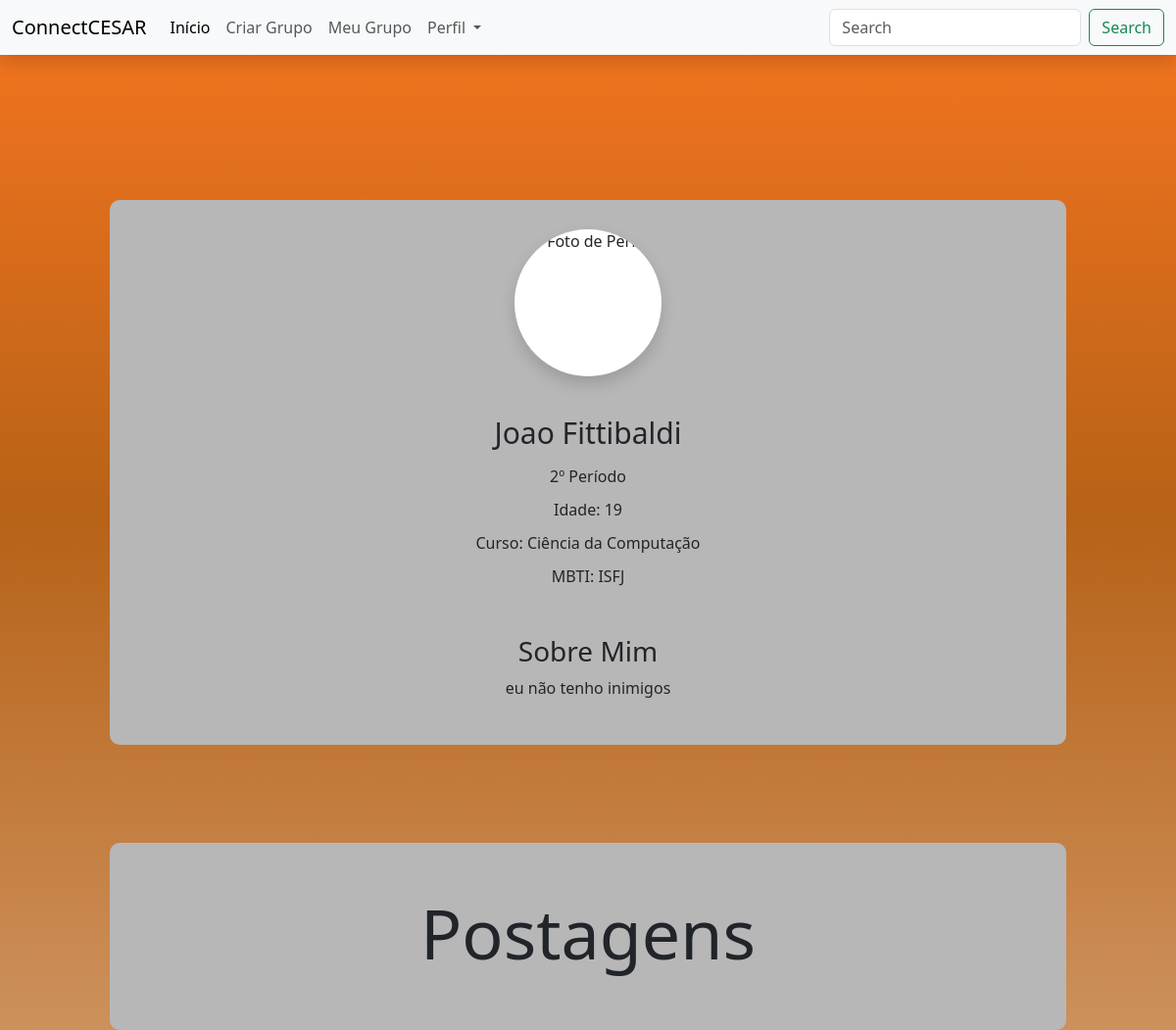
The page /acessarperfil/ (signed in) on the database its author committed.
### ccapp/models.py (models this page shows)
class Pessoa(models.Model):
    id_usuario = models.AutoField(primary_key=True)
    nome = models.TextField(max_length=255)
    email = models.TextField(max_length=255)
    senha = models.TextField(max_length=255)
    idade = models.IntegerField(null=True, blank=True)
    mbti = models.TextField(max_length=255, null=True, blank=True)
    periodo = models.TextField(max_length=255, null=True, blank=True)
    curso = models.TextField(max_length=255, null=True, blank=True)
    foto = models.ImageField(upload_to='perfil/', null=True, blank=True)
    descricao = models.TextField(null=True, blank=True)
    criado = models.DateTimeField(auto_now_add=True)
    atualizado = models.DateTimeField(auto_now=True)
    grupo_criado = models.ForeignKey(Grupo, null=True, blank=True, on_delete=models.SET_NULL)

### ccapp/views.py (the view)
# urls.py: path('acessarperfil/', views.acessarperfil, name="acessarperfil"),
def acessarperfil(request):
    if 'pessoa_id' in request.session:
        pessoa_id = request.session['pessoa_id']
        pessoa = Pessoa.objects.get(id_usuario=pessoa_id)
        context = {
            'nome': pessoa.nome,
            'periodo': pessoa.periodo,
            'descricao': pessoa.descricao,
            'mbti': pessoa.mbti,
            'curso': pessoa.curso,
            'foto': pessoa.foto,
            'idade': pessoa.idade
        }
        return render(request, 'acessarperfil.html', context)

### templates/acessarperfil.html (shortened to what this page needs)
{% include "navbar.html" %}
{% include "main.html" %}
<div class="container">
    <div class="profile-links">
            <img class="card-img-top rounded-circle shadow bg-white" style="width: 150px" src="..." alt="Foto de Perfil">
            <li><a style="font-size: 30px;">{{ nome }}</a></li>
            <li><a>{{ periodo }} Período</a></li>
            <li><a>Idade: {{ idade }}</a></li>
            <li><a>Curso: {{ curso }}</a></li>
            <li><a>MBTI: {{ mbti }}</a></li>
            <h3 class="mt-5">Sobre Mim</h3>
            <p class="text-justify">
             {{ descricao }}
        </p>
        </div>
        </div>
        <div class="container">
            <div class="profile-links">
                <li><a style="font-size: 70px;">Postagens</a></li>
            </div>
        </div>

### templates/main.html (style rules this page uses)
html { height: 100%; }
body { padding-top: 80px; min-height: 100%; margin: 0; background: linear-gradient( rgb(246, 117, 31), rgb(183, 98, 23), rgba(183, 98, 23, 0.7) ); background-attachment: fixed; }
.profile-links { background-color: #b8b7b7; padding: 30px 20px; text-align: center; margin: 100px 70px 0 70px; border-radius: 10px; }
.profile-links img { width: 150px; height: 150px; border-radius: 50%; display: inline-block; margin-bottom: 25px; }
.profile-links li { display: block; margin: 10px 0; }

### rows shown on the page
Pessoa: nome "Joao Fittibaldi", periodo "2º", curso "Ciência da Computação", mbti "ISFJ", descricao "eu não tenho inimigos"

### other values the page prints
{{ idade }} "19"
